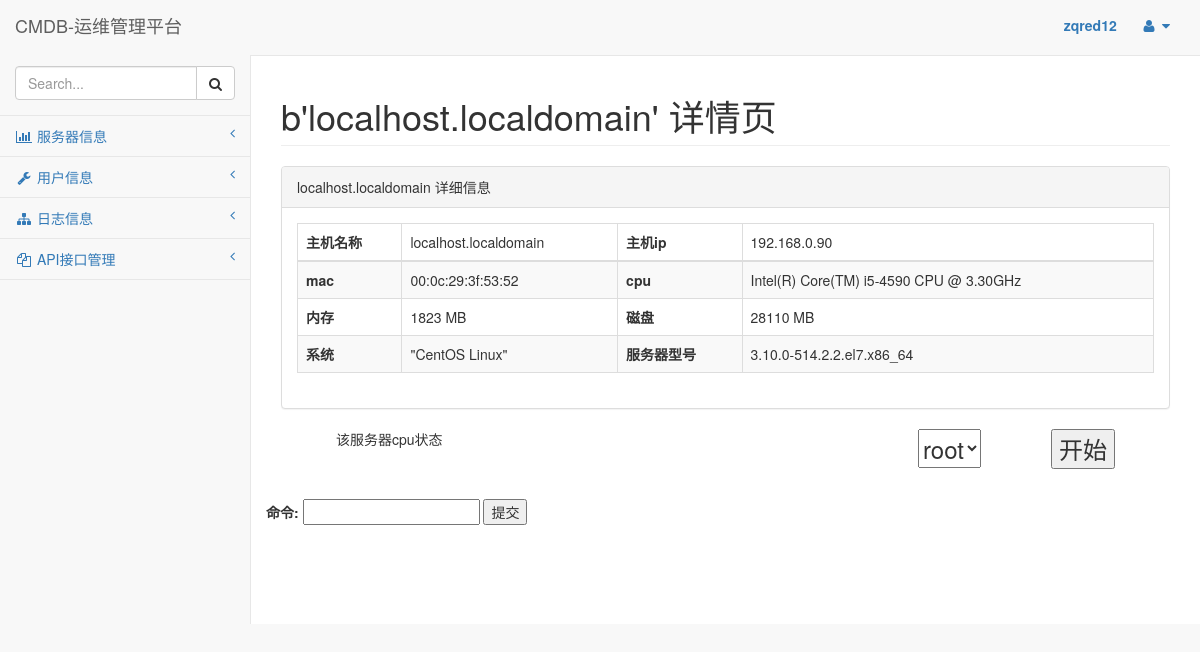
The app's page /server/content/1 (signed in) with its own data.
### Service/models.py (models this page shows)
class Service(models.Model):
    host = models.CharField(max_length=32,verbose_name="主机名称")
    ip = models.CharField(max_length=32,verbose_name="主机IP")
    mac = models.CharField(max_length=32,verbose_name="主机mac")
    cpu = models.CharField(max_length=32,verbose_name="cpu")
    mem = models.CharField(max_length=32,verbose_name="mem")
    disk = models.CharField(max_length=32,verbose_name="disk")
    system = models.CharField(max_length=32,verbose_name="system")
    model = models.CharField(max_length=32,verbose_name="主机型号")

### Service/views.py (the view)
# urls.py: url(r'content/(?P<ids>\d{1,3})',content),
def content(request,ids):
    service_data = Service.objects.get(id = int(ids))
    user_list = ServerUser.objects.filter(serviceid=ids)
    hostname = service_data.host.strip()
    statue = "%s 详情页"%hostname.encode("utf-8")
    host_data = {
        "host_name":service_data.host,
        "ip":service_data.ip,
        "mac":service_data.mac,
        "cpu":service_data.cpu,
        "mem":service_data.mem,
        "disk":service_data.disk,
        "system":service_data.system,
        "model":service_data.model,
        "id":service_data.id,
    }
    return render_to_response("server_content.html",locals())

### template/server_content.html (shortened to what this page needs)
{% extends "base.html" %}
{% block 'content' %}
    <div class="row">
                <div class="col-lg-12">
                    <div class="panel panel-default">
                        <div class="panel-heading" id="service" attr="{{ host_data.id }}">
                            {{ host_data.host_name }} 详细信息
                        </div>
                        <div class="panel-body">
                            <div class="table-responsive">
                                <table class="table table-striped table-bordered table-hover">
                                    <thead>
                                        <tr>
                                            <th>主机名称</th>
                                            <td>{{ host_data.host_name }}</td>
                                            <th>主机ip</th>
                                            <td id="serverip" attrib="{{ host_data.ip }}">{{ host_data.ip }}</td>
                                        </tr>
                                    </thead>
                                    <tbody>
                                        <tr>
                                            <th>mac</th>
                                            <td>{{ host_data.mac }}</td>
                                            <th>cpu</th>
                                            <td>{{ host_data.cpu }}</td>
                                        </tr>
                                        <tr>
                                            <th>内存</th>
                                            <td>{{ host_data.mem }}</td>
                                            <th>磁盘</th>
                                            <td>{{ host_data.disk }}</td>
                                        </tr>
                                        <tr>
                                            <th>系统</th>
                                            <td>{{ host_data.system }}</td>
                                            <th>服务器型号</th>
                                            <td>{{ host_data.model }}</td>
                                        </tr>
                                    </tbody>
                                </table>
                            </div>
                        </div>
                    </div>
                </div>
            </div>
    <div class="row">
        <span style="margin-left: 70px;">
            该服务器cpu状态
        </span>
        <button style="float: right; margin-right: 70px;font-size: 24px;" id="start">
            开始
        </button>
        <select class="selectpicker" style="float: right; margin-right: 70px;font-size: 24px;" id="select">
            {% for user in user_list %}
                <option value ="{{ user.id }}" style="font-size: 24px;">{{ user.serverUserName }}</option>
            {% endfor %}
        </select>
    </div>
    <div class="panel-body">
    </div>
    <div class="row">
        <form method="get">
            <label>
                命令:
            </label>
            <input type="text" name="command" id="command">
            <input type="button" value="提交" id="submitCommand">
        </form>
    </div>
{% endblock %}

### records on screen
Service: host_name "localhost.localdomain", ip "192.168.0.90", mac "00:0c:29:3f:53:52", cpu "Intel(R) Core(TM) i5-4590 CPU @ 3.30GHz", mem "1823 MB", disk "28110 MB", system "\"CentOS Linux\"", model "3.10.0-514.2.2.el7.x86_64"

### other values on screen
{{ request.session.username }} "zqred12"
{{ statue }} "b'localhost.localdomain' 详情页"
form field value "root"
